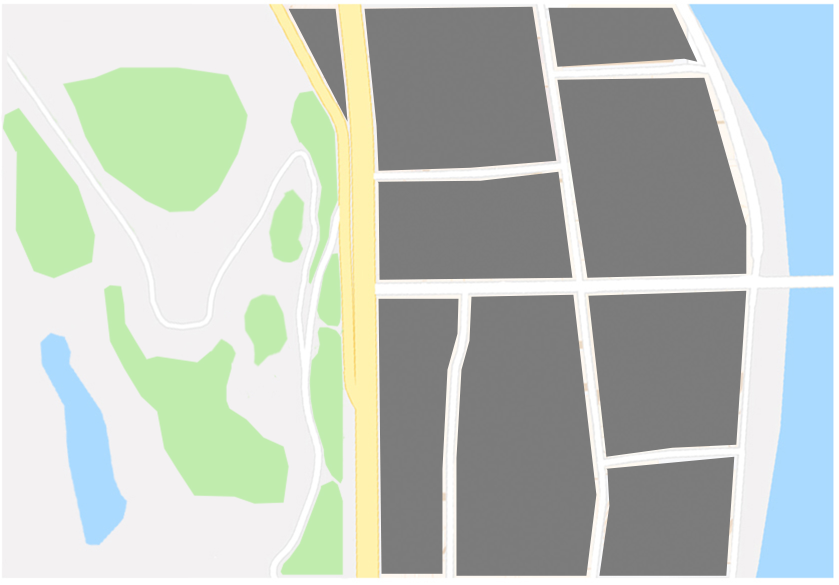
%> input picture system_map_bar.jpg, 1677 x 1170 px (shown at 1/2 size)
$ octave --eval "result;"   (GNU Octave 9; MATLAB toolbox functions it lacks are replaced by stand-ins)
%> lines starting %> are read from the running program, lines starting %| are printed output that depends on the picture; in (x1, y1, x2, y2) boxes, pixels count from 0 and x2, y2 are one past the last pixel; in counts of white or black regions, pixels touching at a corner belong together; the program's own positions count from 1
function result()
    clear;clc;
    close all;
    warning('off');
    tic;
    global vehi_speed beacon_period branchset A Linmap1m T ima2 locationjunction w_mini_slot  retrans_max  t_DFIS t_SIFS t_switch t_slot v_signal delay_max s_EM s_RTB s_CTB s_ACK rate_bit CW_max_DIFS CW_min_DIFS  n_cont_mini n_cont_CTB  density_EM CW_CTB isbeacon n_fail;
    %初始化一些必要参数
    R = 200;
    vehi_speed = 60*1000/3600;%vehi_speed表示为车速，60km/h，将km/h换成m/s的形式
    beacon_period = 100e-3;%beacon_period表示为信标更新周期，我们设为100ms
    CW_CTB = 2;%CTB争用初始窗口大小
    density_EM = 2;%竞争消息数目
    t_DFIS = 58e-6;
    t_SIFS = 32e-6;
    t_switch = 1e-6;
    t_slot = 13e-6;
    v_signal = 3e8;
    delay_max = 2e-6;%R/v_signal;最大传输延时
    s_EM = 500*8; %EM包的大小，单位Bytes
    s_RTB = 20*8;
    s_CTB = 14*8;
    s_ACK = 14*8;
    rate_bit = 18e6; %数据传输率，单位为bps
    w_mini_slot = 2*delay_max+t_switch;%这里可以看出mini_slot明显比slot短，mini_slot大概是5e-6，slot是13e-6
    CW_max_DIFS = 2^10;%mini_DFIS竞争窗最大cw数（详见contention），遵循载波侦听多路访问机制（CSMA/CD）的二进制指数退避算法原则，最大为2的10次方减去1，减去1的操作在jyc_contention函数中的t_backoff段做了
    CW_min_DIFS = 2;%初始化mini_DFIS竞争窗的大小，遵循载波侦听多路访问机制（CSMA/CD）的二进制指数退避算法原则
    n_cont_mini = 16; %mini_DFIS竞争冲突次数的上界，遵循载波侦听多路访问机制（CSMA/CD）的二进制指数退避算法原则，最大为16
    n_cont_CTB = 5; %mini_CTB竞争冲突次数的上界
    T = 10;%广播覆盖时延上限
    % bar_symbol = 1;障碍物标记，0代表不考虑障碍物情况，1代表考虑障碍物情况
    N_iter = [3;2];%两次迭代
    N_part = [3;4];%分区数，四分区为Log算法，三分区为3P3B算法
    A = 2;
    retrans_max = 5;%初始化最大重传次数为3次
    n_fail = 0;%初始化争用失败次数为0（contention fail times are zeros）
    isbeacon_set = [0;1];%isbeacon参数集
    %初始化必要参数完毕
    simu_num = 2000;%仿真次数设置为5000次
    density = [0.01:0.03:0.25];%车辆密度设置为0.005（即单车道两百米/一辆车）往0.25（即单车道四米/一辆车）以每次0.049（刚好递进五次）递进，这里的节点密度是单车道节点密度，单位车/米
    code_time = zeros(1,simu_num);
    PDR = zeros(1,simu_num);
    average_time_exponent24 = zeros(1,length(density));
    average_time_exponent24_SE = zeros(1,length(density));
    average_PDR_exponent24 = zeros(1,length(density));
    average_PDR_exponent24_SE = zeros(1,length(density));
    average_time_3P3B = zeros(1,length(density));
    average_time_3P3B_SE = zeros(1,length(density));
    average_PDR_3P3B = zeros(1,length(density));
    average_PDR_3P3B_SE = zeros(1,length(density));
    average_time_beacon = zeros(1,length(density));
    average_time_beacon_SE = zeros(1,length(density));
    average_PDR_beacon = zeros(1,length(density));
    average_PDR_beacon_SE = zeros(1,length(density));
    average_maxhop_exponent24 = zeros(1,length(density));
    average_maxhop_exponent24_SE = zeros(1,length(density));
    average_maxhop_3P3B = zeros(1,length(density));
    average_maxhop_3P3B_SE = zeros(1,length(density));
    average_maxhop_beacon = zeros(1,length(density));
    average_maxhop_beacon_SE = zeros(1,length(density));

    %生成障碍物灰度二值化矩阵
    ima = imread('system_map_bar.jpg');%ima为图像矩阵（彩色）
%> ima is the input picture: size 1170x1677x3 uint8; mean R, G, B 188, 196.6, 189.9
    ima1 = rgb2gray(ima);%ima1为图像的灰度化矩阵
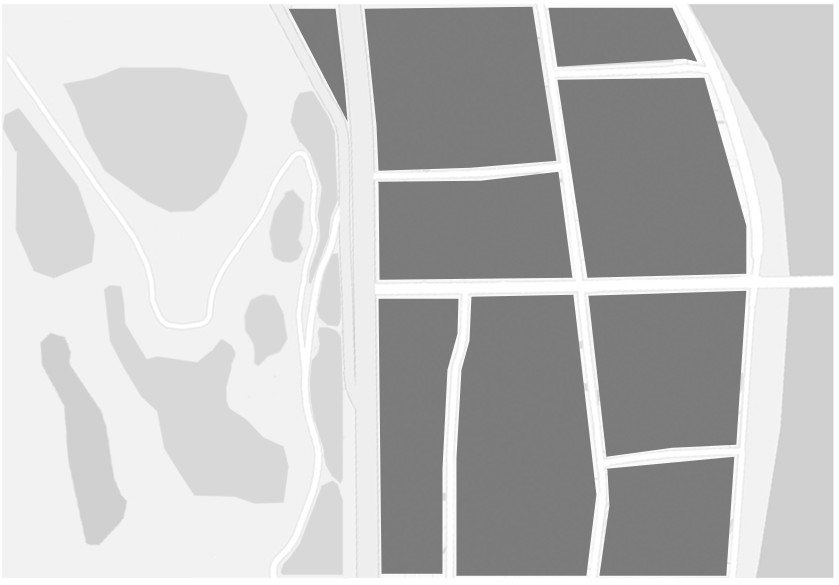
%> ima1: size 1170x1677 uint8 (shown at 1/2 size); min 121, max 255, mean 193.4
    ima2 = ima1;%初始化ima2和ima1同行同列同值
    %之后将ima2数组变成只有障碍物像素值（0）和非障碍物像素值（242）的二值化矩阵
    for i = 1:length(ima2(:,1))
        for j = 1:length(ima2(1,:))
            if ima2(i,j)<=220%找出ima2中的障碍物像素(障碍物像素值为149)坐标,我们设定像素值在145-155范围内皆是障碍物
                ima2(i,j) = 0;%对找出的障碍物像素坐标对应的像素值置0，即置黑色
            else
                ima2(i,j) = 242; %对非障碍物的坐标像素值置242，242即白色
            end
        end
    end
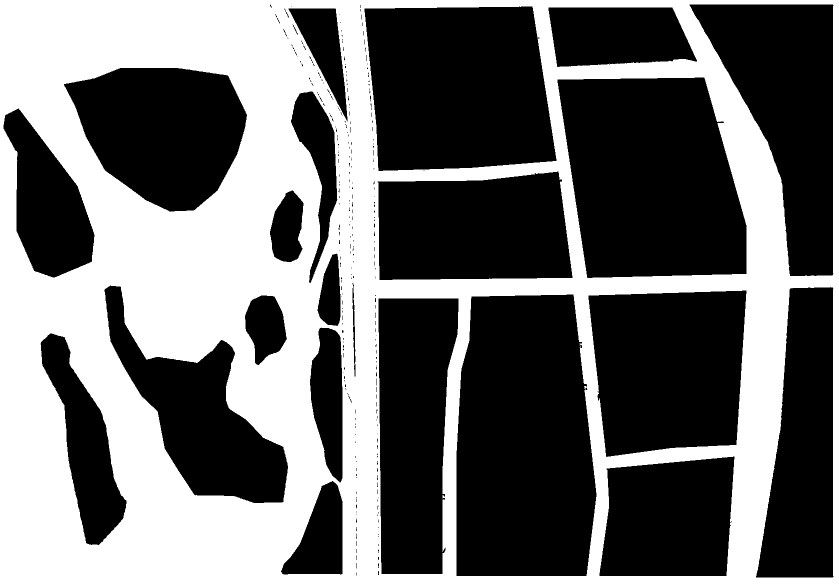
%> ima2: size 1170x1677 uint8 (shown at 1/2 size); values 0 (black) and 242 (white), 42.5% white; 3 white regions (2 under 20 px), largest, box (x1, y1, x2, y2) and area: (0, 0, 1677, 1170) 833501
%     imshow(ima2)
%     hold on
    %障碍物灰度二值化矩阵生成完毕

    %将路口点信息存入locationjucntion数组中
    fdata1 = fopen('system_junction.txt','r');%fdata1是文件代号，fdata1=+N(N是正整数)：表示文件打开成功，文件代号是N. fdata1=-1 : 表示文件打开不成功。fileID在此次文件关闭前总是有效的。
    temp = fscanf(fdata1,'%e %e');%从打开的fdata1文件中以科学记数法的方式读取一行三个数（因为打开的文件是以一行三个数一共两行的方式存取数值的），一共读取两行六个数排成一列。
    locationjunction=ones(length(temp)/2,3);
    locationjunction(:,1)=1:length(temp)/2 ;%支路信息。1:序号；2，3：（x,y)
    locationjunction(:,2)=temp(1:2:length(temp)) ;
    locationjunction(:,3)=temp(2:2:length(temp)) ;%fdata1打开的文件中，第1和第4个数存在了locationjucntion数组的第一列中，第2和第5个数存在了第二列中，第3和第6个数存在了第三列中
    fclose(fdata1);
    %路口点信息存储完毕
    %初始化branchset元胞，将路段信息存入branchset元胞中
    branchset = cell(2,26);
    path = 'D:\matlab2018a\result for all\system_branch';
    txtfile = dir(fullfile(path,'*.txt'));
    for i =1:26
        name = fullfile(path,[txtfile(i).name]);
        fdata = fopen(name,'r');
        temp = fscanf(fdata,'%e %e');
        branch(:,1) = 1:length(temp)/2;
        branch(:,2) = temp(1:2:length(temp));
        branch(:,3) = temp(2:2:length(temp));
        fclose(fdata);
        branchset{1,i} = txtfile(i).name;
        branchset{2,i} = branch;
        branch = [];
    end
    %路段信息存储完毕
    %将障碍物信息存入locationbar数组中
    fdata1 = fopen('system_bar.txt','r');%
    temp = fscanf(fdata1,'%e %e %e');%读取障碍物点的信息
    locationbar = ones(length(temp)/2,2);%生成障碍物信息数组
    locationbar(:,1)=temp(1:2:length(temp));
    locationbar(:,2)=temp(2:2:length(temp));%将障碍物点的信息存入障碍物数组中
    fclose(fdata1);
    mainroad2 = branchset{2,2};
    Linmap1m=sum((mainroad2(7,2:3)-mainroad2(1,2:3)).^2).^0.5/147;

% [6 lines of commented-out code are left out]

    for i = 1:length(density)
        %准备生成车辆信息
        code_time_exponent24 = zeros(1,simu_num);
        PDR_exponent24 = zeros(1,simu_num);
        code_time_3P3B = zeros(1,simu_num);
        PDR_3P3B = zeros(1,simu_num);
        code_time_beacon = zeros(1,simu_num);
        PDR_beacon = zeros(1,simu_num);
        maxhop_exponent24 = zeros(1,simu_num);
        maxhop_3P3B = zeros(1,simu_num);
        maxhop_beacon = zeros(1,simu_num);
        for n = 1:simu_num
            [location_vehi,num_vehi]=generatetvehi(density(i),locationjunction,branchset,R,Linmap1m,locationbar);%按泊松分布，在道路上（包括支路上分布车辆）。(x,y)=(0,0)标示车辆无
            fdata1 = fopen('system_vehi.txt','w');
            fprintf(fdata1,'%d ',location_vehi(1:num_vehi,:));%车辆信息。1:序号；2，3：（x,y);4:在分割时，用于所在seg标示
            fprintf(fdata1,'\n');
            fclose(fdata1);
            for j = 1:length(isbeacon_set(:,1))
                isbeacon = isbeacon_set(j,1);%是否做基于beacon的中继节点选择运算,1为做beacon运算，0为做指数分区运算
                if isbeacon==0%表示做指数分区运算
                    for m = 1:length(N_part(:,1))
                        if N_part(m,1) == 4
                            [code_time_part,PDR_part,location_vehi,num_vehi,maxhop_part] = jyc_main(R,N_iter(m,1),N_part(m,1),location_vehi,num_vehi);
                            code_time_exponent24(n) = code_time_part;
                            PDR_exponent24(n) = PDR_part;
                            maxhop_exponent24(n) = maxhop_part;
%                             clf;
                        else
                            [code_time_part,PDR_part,location_vehi,num_vehi,maxhop_part] = jyc_main(R,N_iter(m,1),N_part(m,1),location_vehi,num_vehi);
                            code_time_3P3B(n) = code_time_part;
                            PDR_3P3B(n) = PDR_part;
                            maxhop_3P3B(n) = maxhop_part;
%                             clf;
                        end
                    end
                else%表示做基于beacon运算
                    [code_time_part,PDR_part,location_vehi,num_vehi,maxhop_part] = jyc_main(R,2,4,location_vehi,num_vehi);%对信标算法而言，没有指数迭代分区来确定中继节点，故N_iter,N_part参数没必要，我们这里输入2,4只是为了确保有数值占输入参数的位置
                    code_time_beacon(n) = code_time_part;
                    PDR_beacon(n) = PDR_part;
                    maxhop_beacon(n) = maxhop_part;
%                     clf;
                end
            end
        end

        average_time_exponent24(i) = mean(code_time_exponent24(code_time_exponent24<100));%将延时存储数组中，由于争用次数达到最大争用次数导致的消息传输失败，进而延时无限大的情况排除掉
        average_time_exponent24_SE(i) = 1.96*std(code_time_exponent24(code_time_exponent24<100))/(length(code_time_exponent24(code_time_exponent24<100))).^0.5;
        average_PDR_exponent24(i) = mean(PDR_exponent24);
        average_PDR_exponent24_SE(i) = 1.96*std(PDR_exponent24)/(length(PDR_exponent24)).^0.5;
        average_maxhop_exponent24(i) = mean(maxhop_exponent24(maxhop_exponent24<20));
        average_maxhop_exponent24_SE(i) = 1.96*std(maxhop_exponent24(maxhop_exponent24<20))/(length(maxhop_exponent24(maxhop_exponent24<20))).^0.5;

        average_time_3P3B(i) = mean(code_time_3P3B(code_time_3P3B<100));%将延时存储数组中，由于争用次数达到最大争用次数导致的消息传输失败，进而延时无限大的情况排除掉
        average_time_3P3B_SE(i) = 1.96*std(code_time_3P3B(code_time_3P3B<100))/(length(code_time_3P3B(code_time_3P3B<100))).^0.5;
        average_PDR_3P3B(i) = mean(PDR_3P3B);
        average_PDR_3P3B_SE(i) = 1.96*std(PDR_3P3B)/(length(PDR_3P3B)).^0.5;
        average_maxhop_3P3B(i) = mean(maxhop_3P3B(maxhop_3P3B<20));
        average_maxhop_3P3B_SE(i) = 1.96*std(maxhop_3P3B(maxhop_3P3B<20))/(length(maxhop_3P3B(maxhop_3P3B<20))).^0.5;

        average_time_beacon(i) = mean(code_time_beacon(code_time_beacon<100));%将延时存储数组中，由于争用次数达到最大争用次数导致的消息传输失败，进而延时无限大的情况排除掉
        average_time_beacon_SE(i) = 1.96*std(code_time_beacon(code_time_beacon<100))/(length(code_time_beacon(code_time_beacon<100))).^0.5;
        average_PDR_beacon(i) = mean(PDR_beacon);
        average_PDR_beacon_SE(i) = 1.96*std(PDR_beacon)/(length(PDR_beacon)).^0.5;
        average_maxhop_beacon(i) = mean(maxhop_beacon(maxhop_beacon<20));
        average_maxhop_beacon_SE(i) = 1.96*std(maxhop_beacon(maxhop_beacon<20))/(length(maxhop_beacon(maxhop_beacon<20))).^0.5;
        disp(density(i))
    end


    fdata1 = fopen('end_to_end_delay.txt','w');%
    fprintf(fdata1,'t_ABMEP: ');
    fprintf(fdata1,'%e ',average_time_exponent24(1,:));
    fprintf(fdata1,'\n');
    fprintf(fdata1,'t_3P3B ');
    fprintf(fdata1,'%e ',average_time_3P3B(1,:));
    fprintf(fdata1,'\n');
    fprintf(fdata1,'t_beacon: ');
    fprintf(fdata1,'%e ',average_time_beacon(1,:));
    fprintf(fdata1,'\n');
    fclose(fdata1);

    fdata1 = fopen('PDR.txt','w');%
    fprintf(fdata1,'PDR_ABMEP: ');
    fprintf(fdata1,'%e ',average_PDR_exponent24(1,:));
    fprintf(fdata1,'\n');
    fprintf(fdata1,'PDR_3P3B ');
    fprintf(fdata1,'%e ',average_PDR_3P3B(1,:));
    fprintf(fdata1,'\n');
    fprintf(fdata1,'PDR_beacon: ');
    fprintf(fdata1,'%e ',average_PDR_beacon(1,:));
    fprintf(fdata1,'\n');
    fclose(fdata1);

    fdata1 = fopen('maxhop.txt','w');%
    fprintf(fdata1,'maxhop_ABMEP: ');
    fprintf(fdata1,'%e ',average_maxhop_exponent24(1,:));
    fprintf(fdata1,'\n');
    fprintf(fdata1,'maxhop_3P3B ');
    fprintf(fdata1,'%e ',average_maxhop_3P3B(1,:));
    fprintf(fdata1,'\n');
    fprintf(fdata1,'maxhop_beacon: ');
    fprintf(fdata1,'%e ',average_maxhop_beacon(1,:));
    fprintf(fdata1,'\n');
    fclose(fdata1);


    %准备先把折线图绘制出来，然后再加入指数分割中继节点选择算法延迟考虑，最后再加上别人的代码作性能比较
    x_vehicle_density =density;%通信范围内的车辆节点密度

    figure('NumberTitle', 'off', 'Name', 'Delay against Vehicle Density');
    errorbar(x_vehicle_density,reshape(average_time_exponent24,1,length(x_vehicle_density))*1e3,reshape(average_time_exponent24_SE,1,length(x_vehicle_density))*1e3,'s-','linewidth',1.1);hold on;
    errorbar(x_vehicle_density,reshape(average_time_3P3B,1,length(x_vehicle_density))*1e3,reshape(average_time_3P3B_SE,1,length(x_vehicle_density))*1e3,'ok-','linewidth',1.1);hold on;
    errorbar(x_vehicle_density,reshape(average_time_beacon,1,length(x_vehicle_density))*1e3,reshape(average_time_beacon_SE,1,length(x_vehicle_density))*1e3,'r->','linewidth',1.1);hold on;
    axis([0.01, 0.25, 3 8])
    set(gca,'XTick',[0.01:0.03:0.25],'linewidth',1.1,'fontsize',16,'fontname','times','ygrid','on');
    xlabel('Vehicle Density(Vehicle/Meter)');
    ylabel('End-to-end Delay(ms)');
    legend('ABMEP','3P3B','BBM','Location','southeast');%算法名字ABMEP：自适应指数分区广播算法

% [9 lines of commented-out code are left out]


    figure('NumberTitle', 'off', 'Name', 'PDR against Vehicle Density');
    errorbar(x_vehicle_density,reshape(average_PDR_exponent24,1,length(x_vehicle_density))*1e2,reshape(average_PDR_exponent24_SE,1,length(x_vehicle_density))*1e2,'s-','linewidth',1.1);hold on;
    errorbar(x_vehicle_density,reshape(average_PDR_3P3B,1,length(x_vehicle_density))*1e2,reshape(average_PDR_3P3B_SE,1,length(x_vehicle_density))*1e2,'ok-','linewidth',1.1);hold on;
    errorbar(x_vehicle_density,reshape(average_PDR_beacon,1,length(x_vehicle_density))*1e2,reshape(average_PDR_beacon_SE,1,length(x_vehicle_density))*1e2,'r->','linewidth',1.1);hold on;
    axis([0.01,0.25, 70 100])
    set(gca,'XTick',[0.01:0.03:0.25],'linewidth',1.1,'fontsize',16,'fontname','times','ygrid','on');
    xlabel('Vehicle Density(Vehicle/Meter)');
    ylabel('PDR(%)');
    legend('ABMEP','3P3B','BBM','Location','southeast');

% [9 lines of commented-out code are left out]


    figure('NumberTitle', 'off', 'Name', 'Hop against Vehicle Density');
    errorbar(x_vehicle_density,reshape(average_maxhop_exponent24,1,length(x_vehicle_density))*1e0,reshape(average_maxhop_exponent24_SE,1,length(x_vehicle_density))*1e0,'s-','linewidth',1.1);hold on;
    errorbar(x_vehicle_density,reshape(average_maxhop_3P3B,1,length(x_vehicle_density))*1e0,reshape(average_maxhop_3P3B_SE,1,length(x_vehicle_density))*1e0,'ok-','linewidth',1.1);hold on;
    errorbar(x_vehicle_density,reshape(average_maxhop_beacon,1,length(x_vehicle_density))*1e0,reshape(average_maxhop_beacon_SE,1,length(x_vehicle_density))*1e0,'r->','linewidth',1.1);hold on;
    axis([0.01,0.25, 10 20])
    set(gca,'XTick',[0.01:0.03:0.25],'linewidth',1.1,'fontsize',16,'fontname','times','ygrid','on');
    xlabel('Vehicle Density(Vehicle/Meter)');
    ylabel('Message Broadcast Maximum Hops(Hops)');
    legend('ABMEP','3P3B','BBM','Location','southeast');

% [9 lines of commented-out code are left out]


    t = toc;
    disp(t)
end
%> (the run ends here)
